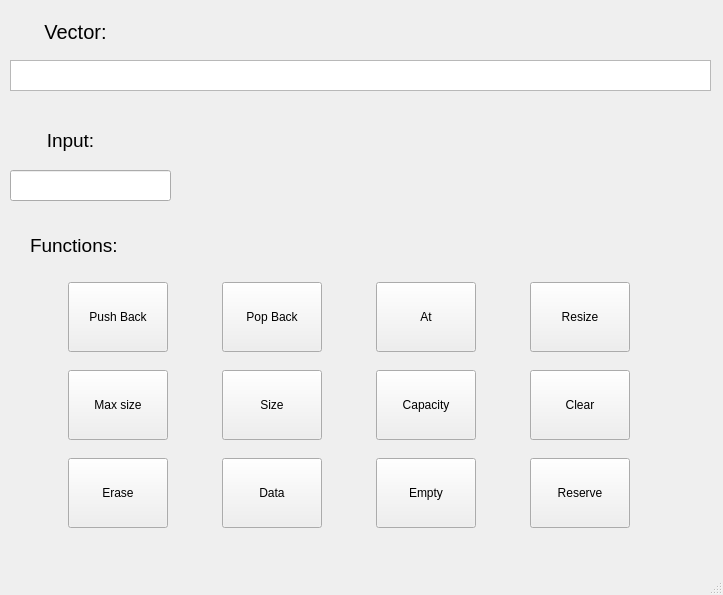
<?xml version="1.0" encoding="UTF-8"?>
<ui version="4.0">
 <class>MainWindow</class>
 <widget class="QMainWindow" name="MainWindow">
  <property name="geometry">
   <rect>
    <x>0</x>
    <y>0</y>
    <width>723</width>
    <height>595</height>
   </rect>
  </property>
  <property name="sizePolicy">
   <sizepolicy hsizetype="Fixed" vsizetype="Fixed">
    <horstretch>0</horstretch>
    <verstretch>0</verstretch>
   </sizepolicy>
  </property>
  <property name="minimumSize">
   <size>
    <width>723</width>
    <height>595</height>
   </size>
  </property>
  <property name="maximumSize">
   <size>
    <width>723</width>
    <height>595</height>
   </size>
  </property>
  <property name="windowTitle">
   <string>MainWindow</string>
  </property>
  <widget class="QWidget" name="centralwidget">
   <widget class="QTextBrowser" name="vectorBrowser">
    <property name="geometry">
     <rect>
      <x>10</x>
      <y>60</y>
      <width>701</width>
      <height>31</height>
     </rect>
    </property>
   </widget>
   <widget class="QLabel" name="label">
    <property name="geometry">
     <rect>
      <x>20</x>
      <y>6</y>
      <width>111</width>
      <height>51</height>
     </rect>
    </property>
    <property name="font">
     <font>
      <pointsize>15</pointsize>
     </font>
    </property>
    <property name="text">
     <string>Vector:</string>
    </property>
    <property name="alignment">
     <set>Qt::AlignCenter</set>
    </property>
   </widget>
   <widget class="QLabel" name="label_2">
    <property name="geometry">
     <rect>
      <x>10</x>
      <y>110</y>
      <width>121</width>
      <height>61</height>
     </rect>
    </property>
    <property name="font">
     <font>
      <pointsize>14</pointsize>
     </font>
    </property>
    <property name="text">
     <string>Input:</string>
    </property>
    <property name="alignment">
     <set>Qt::AlignCenter</set>
    </property>
   </widget>
   <widget class="QLineEdit" name="inputEdit">
    <property name="geometry">
     <rect>
      <x>10</x>
      <y>170</y>
      <width>161</width>
      <height>31</height>
     </rect>
    </property>
   </widget>
   <widget class="QLabel" name="label_3">
    <property name="geometry">
     <rect>
      <x>30</x>
      <y>220</y>
      <width>101</width>
      <height>51</height>
     </rect>
    </property>
    <property name="font">
     <font>
      <pointsize>14</pointsize>
     </font>
    </property>
    <property name="text">
     <string>Functions:</string>
    </property>
   </widget>
   <widget class="QWidget" name="verticalLayoutWidget">
    <property name="geometry">
     <rect>
      <x>20</x>
      <y>270</y>
      <width>661</width>
      <height>270</height>
     </rect>
    </property>
    <layout class="QVBoxLayout" name="verticalLayout">
     <item>
      <layout class="QHBoxLayout" name="horizontalLayout">
       <item>
        <widget class="QPushButton" name="push_back">
         <property name="sizePolicy">
          <sizepolicy hsizetype="Fixed" vsizetype="Fixed">
           <horstretch>0</horstretch>
           <verstretch>0</verstretch>
          </sizepolicy>
         </property>
         <property name="minimumSize">
          <size>
           <width>100</width>
           <height>70</height>
          </size>
         </property>
         <property name="text">
          <string>Push Back</string>
         </property>
        </widget>
       </item>
       <item>
        <widget class="QPushButton" name="pop_back">
         <property name="sizePolicy">
          <sizepolicy hsizetype="Fixed" vsizetype="Fixed">
           <horstretch>0</horstretch>
           <verstretch>0</verstretch>
          </sizepolicy>
         </property>
         <property name="minimumSize">
          <size>
           <width>100</width>
           <height>70</height>
          </size>
         </property>
         <property name="text">
          <string>Pop Back</string>
         </property>
        </widget>
       </item>
       <item>
        <widget class="QPushButton" name="at">
         <property name="sizePolicy">
          <sizepolicy hsizetype="Fixed" vsizetype="Fixed">
           <horstretch>0</horstretch>
           <verstretch>0</verstretch>
          </sizepolicy>
         </property>
         <property name="minimumSize">
          <size>
           <width>100</width>
           <height>70</height>
          </size>
         </property>
         <property name="text">
          <string>At</string>
         </property>
        </widget>
       </item>
       <item>
        <widget class="QPushButton" name="resize">
         <property name="sizePolicy">
          <sizepolicy hsizetype="Fixed" vsizetype="Fixed">
           <horstretch>0</horstretch>
           <verstretch>0</verstretch>
          </sizepolicy>
         </property>
         <property name="minimumSize">
          <size>
           <width>100</width>
           <height>70</height>
          </size>
         </property>
         <property name="text">
          <string>Resize</string>
         </property>
        </widget>
       </item>
      </layout>
     </item>
     <item>
      <layout class="QHBoxLayout" name="horizontalLayout_2">
       <item>
        <widget class="QPushButton" name="maxsize">
         <property name="sizePolicy">
          <sizepolicy hsizetype="Fixed" vsizetype="Fixed">
           <horstretch>0</horstretch>
           <verstretch>0</verstretch>
          </sizepolicy>
         </property>
         <property name="minimumSize">
          <size>
           <width>100</width>
           <height>70</height>
          </size>
         </property>
         <property name="text">
          <string>Max size</string>
         </property>
        </widget>
       </item>
       <item>
        <widget class="QPushButton" name="size">
         <property name="sizePolicy">
          <sizepolicy hsizetype="Fixed" vsizetype="Fixed">
           <horstretch>0</horstretch>
           <verstretch>0</verstretch>
          </sizepolicy>
         </property>
         <property name="minimumSize">
          <size>
           <width>100</width>
           <height>70</height>
          </size>
         </property>
         <property name="text">
          <string>Size</string>
         </property>
        </widget>
       </item>
       <item>
        <widget class="QPushButton" name="capacity">
         <property name="sizePolicy">
          <sizepolicy hsizetype="Fixed" vsizetype="Fixed">
           <horstretch>0</horstretch>
           <verstretch>0</verstretch>
          </sizepolicy>
         </property>
         <property name="minimumSize">
          <size>
           <width>100</width>
           <height>70</height>
          </size>
         </property>
         <property name="text">
          <string>Capacity</string>
         </property>
        </widget>
       </item>
       <item>
        <widget class="QPushButton" name="clear">
         <property name="sizePolicy">
          <sizepolicy hsizetype="Fixed" vsizetype="Fixed">
           <horstretch>0</horstretch>
           <verstretch>0</verstretch>
          </sizepolicy>
         </property>
         <property name="minimumSize">
          <size>
           <width>100</width>
           <height>70</height>
          </size>
         </property>
         <property name="text">
          <string>Clear</string>
         </property>
        </widget>
       </item>
      </layout>
     </item>
     <item>
      <layout class="QHBoxLayout" name="horizontalLayout_3">
       <item>
        <widget class="QPushButton" name="erase">
         <property name="sizePolicy">
          <sizepolicy hsizetype="Fixed" vsizetype="Fixed">
           <horstretch>0</horstretch>
           <verstretch>0</verstretch>
          </sizepolicy>
         </property>
         <property name="minimumSize">
          <size>
           <width>100</width>
           <height>70</height>
          </size>
         </property>
         <property name="text">
          <string>Erase</string>
         </property>
        </widget>
       </item>
       <item>
        <widget class="QPushButton" name="data">
         <property name="sizePolicy">
          <sizepolicy hsizetype="Fixed" vsizetype="Fixed">
           <horstretch>0</horstretch>
           <verstretch>0</verstretch>
          </sizepolicy>
         </property>
         <property name="minimumSize">
          <size>
           <width>100</width>
           <height>70</height>
          </size>
         </property>
         <property name="text">
          <string>Data</string>
         </property>
        </widget>
       </item>
       <item>
        <widget class="QPushButton" name="empty">
         <property name="sizePolicy">
          <sizepolicy hsizetype="Fixed" vsizetype="Fixed">
           <horstretch>0</horstretch>
           <verstretch>0</verstretch>
          </sizepolicy>
         </property>
         <property name="minimumSize">
          <size>
           <width>100</width>
           <height>70</height>
          </size>
         </property>
         <property name="text">
          <string>Empty</string>
         </property>
        </widget>
       </item>
       <item>
        <widget class="QPushButton" name="reserve">
         <property name="sizePolicy">
          <sizepolicy hsizetype="Fixed" vsizetype="Fixed">
           <horstretch>0</horstretch>
           <verstretch>0</verstretch>
          </sizepolicy>
         </property>
         <property name="minimumSize">
          <size>
           <width>100</width>
           <height>70</height>
          </size>
         </property>
         <property name="text">
          <string>Reserve</string>
         </property>
        </widget>
       </item>
      </layout>
     </item>
    </layout>
   </widget>
  </widget>
  <widget class="QMenuBar" name="menubar">
   <property name="geometry">
    <rect>
     <x>0</x>
     <y>0</y>
     <width>723</width>
     <height>22</height>
    </rect>
   </property>
  </widget>
  <widget class="QStatusBar" name="statusbar"/>
 </widget>
 <resources/>
 <connections/>
</ui>
